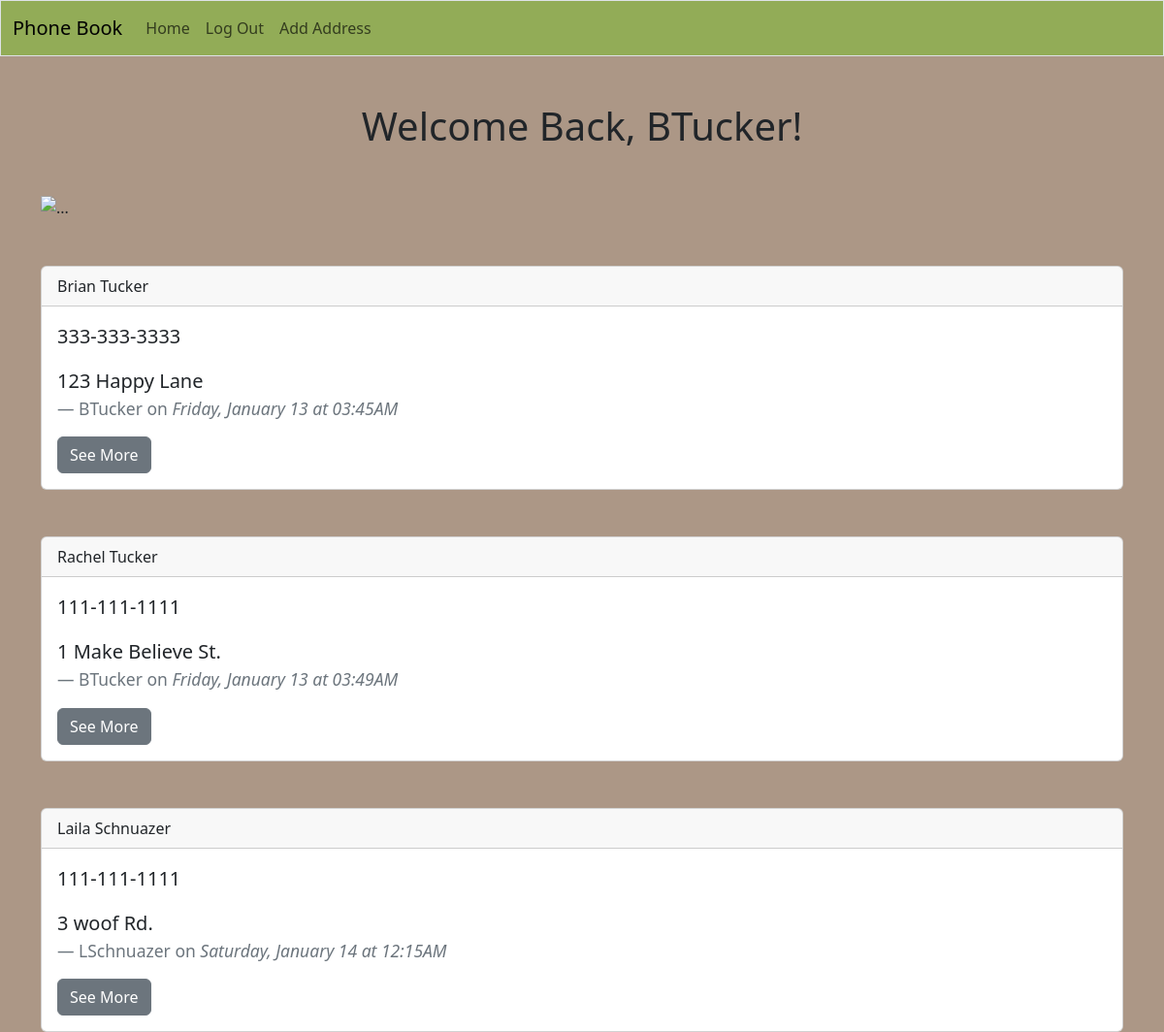
The app's page / (signed in) with its own data.
### app/models.py (models this page shows, shortened)
class User(db.Model, UserMixin):
    id = db.Column(db.Integer, primary_key=True)
    first_name = db.Column(db.String(50), nullable=False)
    last_name = db.Column(db.String(50), nullable=False)
    email = db.Column(db.String(50), nullable=False, unique=True)
    username = db.Column(db.String(50), nullable=False, unique=True)
    password = db.Column(db.String(256), nullable=False)
    date_created = db.Column(db.DateTime, nullable=False, default=datetime.utcnow)
    addresses = db.relationship('Address', backref='author', lazy='dynamic')

class Address(db.Model):
    id = db.Column(db.Integer, primary_key=True)
    first_name = db.Column(db.String(50), nullable=False)
    last_name = db.Column(db.String(50), nullable=False)
    phone_number = db.Column(db.String)
    address = db.Column(db.String)
    date_created=db.Column(db.DateTime, nullable=False, default=datetime.utcnow)
    user_id=db.Column(db.Integer, db.ForeignKey('user.id')) #references user(id)

### app/routes.py (the view)
@app.route('/')
def index():
    addresses = Address.query.all()
    return render_template('index.html', addresses=addresses)

### app/models.py (called while the page is built)
@login.user_loader
def load_user(user_id):
    return User.query.get(user_id)

### app/templates/index.html (shortened to what this page needs)
{% extends 'base.html' %}
{% block content %}
{% if current_user.is_authenticated %}
    <h1 class="text-center mt-5 mb-5">Welcome Back, {{ current_user.username }}!</h1>
    <img src="https://m.media-amazon.com/images/I/41pzwhOAL-L._AC_SY780_.jpg" class="mx-auto d-block" alt="...">
{% else %}
    <h1 class="text-center mt-5">Welcome to the Froggy Phone Book</h1>
    <img src="https://m.media-amazon.com/images/I/41pzwhOAL-L._AC_SY780_.jpg" class="mx-auto d-block mt-5" alt="...">
{% endif %}
{% for address in addresses %}
    <div class="card mt-5">
        <div class="card-header">
        {{ address.first_name }} {{ address.last_name }}
        </div>
        <div class="card-body">
        <blockquote class="blockquote mb-0">
            <p>{{ address.phone_number }}</p>
            <p>{{ address.address }}</p>
            <footer class="blockquote-footer">{{ address.author.username }} on
                <cite title="Source Title">{{ address.date_created.strftime('%A, %B %d at %I:%M%p') }}</cite>
            </footer>
        </blockquote>
        <a href="{{ url_for('get_address', address_id=address.id) }}" class="btn btn-secondary mt-3">See More</a>
        </div>
    </div>
{% endfor %}
{% endblock %}

### records on screen
User: username "BTucker"
Address: first_name "Brian", last_name "Tucker", phone_number "333-333-3333", address "123 Happy Lane", author.username "BTucker", date_created "Friday, January 13 at 03:45AM"
Address: first_name "Rachel", last_name "Tucker", phone_number "111-111-1111", address "1 Make Believe St.", author.username "BTucker", date_created "Friday, January 13 at 03:49AM"
Address: first_name "Laila", last_name "Schnuazer", phone_number "111-111-1111", address "3 woof Rd.", author.username "LSchnuazer", date_created "Saturday, January 14 at 12:15AM"
